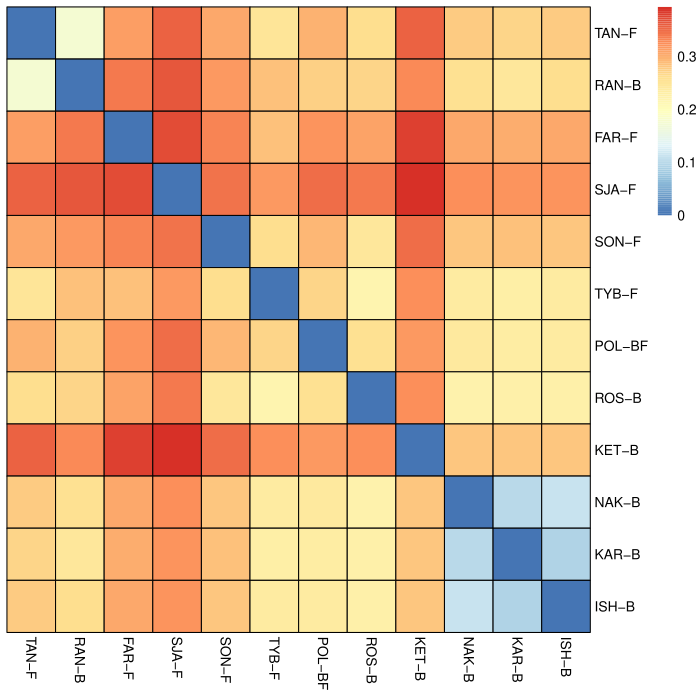

Write R code to recreate this figure.
### The BEGINNING ~~~~~
##
# ~ Plots PG--Fst


# Cleans the environment ~ 
rm(list=ls())


# Sets working directory ~
setwd(dirname(rstudioapi::getActiveDocumentContext()$path))


# Loads required packages ~
pacman::p_load(pheatmap)


# Loads Fst table ~
FstTable <- read.table("PG--Fst.tsv", sep = "\t", header = FALSE, stringsAsFactors = FALSE)


# Adds column names ~
colnames(FstTable) <- c("Pop1", "Pop2", "LociNumber", "Unweighted", "Weighted")


# Removes certain populations ~
FstTable <- subset(FstTable, Pop1 != "SouthEast-B" & Pop2 != "SouthEast-B")


# Melts data ~
pops = union(FstTable$Pop1, FstTable$Pop2)
n = length(pops)


# Creates Fst-Sites matrix ~
FstSites <- matrix(0, nrow = n, ncol = n, dimnames = list(pops, pops))
for (i in 1:nrow(FstTable)) {
  FstSites[FstTable[i, "Pop1"], FstTable[i, "Pop2"]] = FstTable[i, "LociNumber"]
  FstSites[FstTable[i, "Pop2"], FstTable[i, "Pop1"]] = FstTable[i, "Weighted"]}


# Writes Fst-Sites matrix ~
write.table(FstSites, "PG--Fst-Sites.txt", sep = "\t", row.names = TRUE, col.names = TRUE)


# Creates Fst-Fst matrix ~
Fst <- matrix(0, nrow = n, ncol = n, dimnames = list(pops, pops))
for (i in 1:nrow(FstTable)) {
  Fst[FstTable[i, "Pop1"], FstTable[i, "Pop2"]] = FstTable[i, "Weighted"]
  Fst[FstTable[i, "Pop2"], FstTable[i, "Pop1"]] = FstTable[i, "Weighted"]}


# Writes Fst-Fst matrix ~
write.table(Fst, "PG--Fst.txt", sep = "\t", row.names = TRUE, col.names = TRUE)


# Reorganises the data ~
PopOrder <- c("TAN-F", "RAN-B", "FAR-F", "SJA-F", "SON-F", "TYB-F", "POL-BF", "ROS-B", "KET-B", "NAK-B", "KAR-B", "ISH-B")


# Reorders populations ~
Fst_Ordered <- reorder_mat(mat = Fst, order = PopOrder)


# Creates & Saves the heatmap ~
pheatmap(Fst_Ordered, cluster_rows = FALSE, cluster_cols = FALSE, border_color = "black", 
         treeheight_row = 60, treeheight_col = 60, filename = "PG--Fst.pdf") 


#
##
### The END ~~~~~
